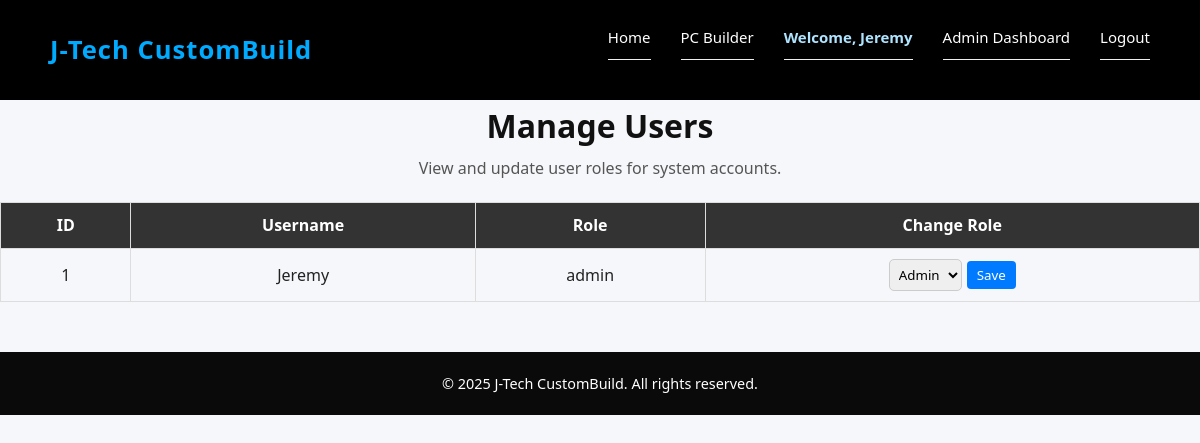
Page /admin/manage-users (signed in) on the committed database.
### tables this page shows
CREATE TABLE users (id INTEGER PRIMARY KEY AUTOINCREMENT, username TEXT UNIQUE NOT NULL, email TEXT NOT NULL, password TEXT NOT NULL, role TEXT);

### app.py (the view)
@app.route('/admin/manage-users')
def manage_users():
    if 'user' not in session or session.get('role') != 'admin':
        flash('Access denied.', 'danger')
        return redirect(url_for('login'))
    with sqlite3.connect(DB_NAME) as conn:
        conn.row_factory = sqlite3.Row
        cur = conn.cursor()
        cur.execute("SELECT id, username, role FROM users ORDER BY id ASC")
        users = cur.fetchall()
    return render_template('admin_manage_users.html', users=users)

### templates/admin_manage_users.html (shortened to what this page needs)
{% extends "base.html" %}
{% block content %}
<section class="admin-users">
    <div class="header-center">
        <h1>Manage Users</h1>
        <p>View and update user roles for system accounts.</p>
    </div>
    {% if users %}
    <table class="users-table">
        <thead>
            <tr>
                <th>ID</th>
                <th>Username</th>
                <th>Role</th>
                <th>Change Role</th>
            </tr>
        </thead>
        <tbody>
            {% for user in users %}
            <tr>
                <td>{{ user['id'] }}</td>
                <td>{{ user['username'] }}</td>
                <td>{{ user['role'] }}</td>
                <td>
                    <form action="{{ url_for('update_role', user_id=user['id']) }}" method="POST" class="update-form">
                        <select name="role" required>
                            <option value="admin" {% if user['role'] == 'admin' %}selected{% endif %}>Admin</option>
                        </select>
                        <button type="submit">Save</button>
                    </form>
                </td>
            </tr>
            {% endfor %}
        </tbody>
    </table>
    {% else %}
    <p>No users found.</p>
    {% endif %}
</section>
{% endblock %}

### templates/base.html (shortened to what this page needs)
<!DOCTYPE html>
<html lang="en">
<head>
    <link rel="stylesheet" href="{{ url_for('static', filename='styles.css') }}">
</head>
<body>
    <header>
        <div class="navbar">
            <div class="logo">J-Tech CustomBuild</div>
            <nav>
                <ul>
                    <li><a href="{{ url_for('home') }}">Home</a></li>
                    <li><a href="{{ url_for('choose_purpose') }}">PC Builder</a></li>
                    {% if 'user' in session %}
                        <li class="welcome">Welcome, {{ session['user'] }}</li>
                        {% if session.get('role') == 'admin' %}
                            <li><a href="{{ url_for('admin_dashboard') }}">Admin Dashboard</a></li>
                        {% else %}
                            <li><a href="{{ url_for('my_builds') }}">My Builds</a></li>
                        {% endif %}
                        <li><a href="{{ url_for('logout') }}">Logout</a></li>
                    {% else %}
                        <li><a href="{{ url_for('login') }}">Login</a></li>
                        <li><a href="{{ url_for('register') }}">Register</a></li>
                    {% endif %}
                </ul>
            </nav>
        </div>
    </header>
    <main>
        {% block content %}{% endblock %}
    </main>
    <footer>
        <p>© 2025 J-Tech CustomBuild. All rights reserved.</p>
    </footer>
</body>
</html>

### static/styles.css (style rules this page uses)
* { margin: 0; padding: 0; box-sizing: border-box; font-family: 'Poppins', 'Segoe UI', sans-serif; }
body { background-color: #f5f7fa; color: #222; line-height: 1.6; }
header { background: #000; color: white; padding: 15px 50px; width: 100%; position: sticky; top: 0; z-index: 100; }
.navbar { display: flex; justify-content: space-between; align-items: center; flex-wrap: wrap; }
.logo { font-size: 1.6rem; font-weight: 700; color: #00aaff; letter-spacing: 1px; }
nav ul { list-style: none; display: flex; gap: 30px; }
nav ul li a { color: white; text-decoration: none; font-weight: 500; transition: 0.3s; }
.welcome { color: #aee4ff; font-weight: 600; }
footer { text-align: center; padding: 20px; background: #0a0a0a; color: white; font-size: 0.9rem; margin-top: 50px; }
.update-form { display: flex; justify-content: center; align-items: center; gap: 5px; }
.update-form button { background-color: #007bff; color: white; border: none; padding: 5px 8px; border-radius: 4px; cursor: pointer; }
.update-form select { padding: 5px; border-radius: 4px; border: 1px solid #ccc; }
.users-table { width: 100%; border-collapse: collapse; margin-top: 20px; }
.users-table th, .users-table td { border: 1px solid #ddd; padding: 10px; text-align: center; }
.users-table th { background-color: #333; color: #fff; }
.update-form select { padding: 5px; border-radius: 5px; border: 1px solid #ccc; }
.update-form button { padding: 5px 10px; background: #007bff; border: none; color: #fff; border-radius: 4px; cursor: pointer; }
.header-center { text-align: center; margin-bottom: 20px; }
.header-center h1 { font-size: 2rem; margin-bottom: 5px; color: #111; }
.header-center p { font-size: 1rem; color: #555; }
ul { list-style: none; padding: 0; margin-bottom: 25px; }
ul li { padding: 10px 0; border-bottom: 1px solid #eee; font-size: 15px; display: flex; justify-content: space-between; }

### rows in the picture
users: user "Jeremy", id "1", username "Jeremy", role "admin", role "Admin"
